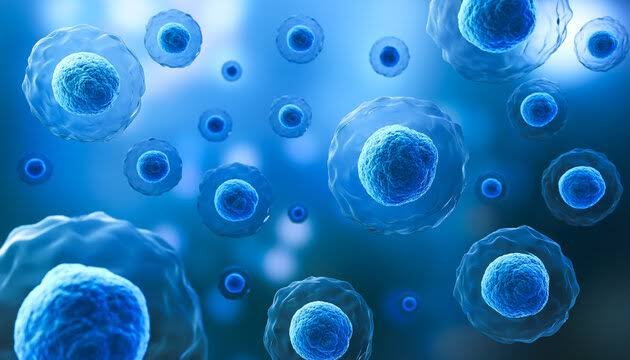
#> input picture source/Python_Analisis_Imagenes/cell_ejemplo/cell.jpg, 630 x 360 px
$ python cell_prog.py
#> lines starting #> are read from the running program, lines starting #| are printed output that depends on the picture
import matplotlib.pyplot as plt
import matplotlib.image as mpimg
import numpy as np

file = 'cell.jpg'

# 1. Leer la imagen JPG
img = mpimg.imread(file)
#> img is the input picture: shape (360, 630, 3); mean R, G, B 40.5, 120.7, 180.9

imgn = img.copy()

i0 = 30
del1 = 10

imgn[i0:(i0+del1),:,0] = 255
imgn[i0:(i0+del1),:,1] = 0
imgn[i0:(i0+del1),:,2] = 0
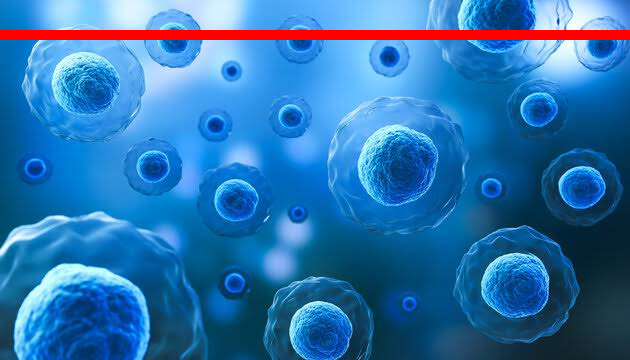
#> imgn: shape (360, 630, 3); mean R, G, B 45, 116, 174.5

# 2. Desplegar la imagen
plt.imshow(imgn)

#plt.axis('off')  # Opcional: oculta los ejes con las coordenadas de píxeles

plt.show()

print(type(img))
#| <class 'numpy.ndarray'>
print(img.shape)
#| (360, 630, 3)
print(np.max(img))
#| 255
print(np.min(img))
#| 0
